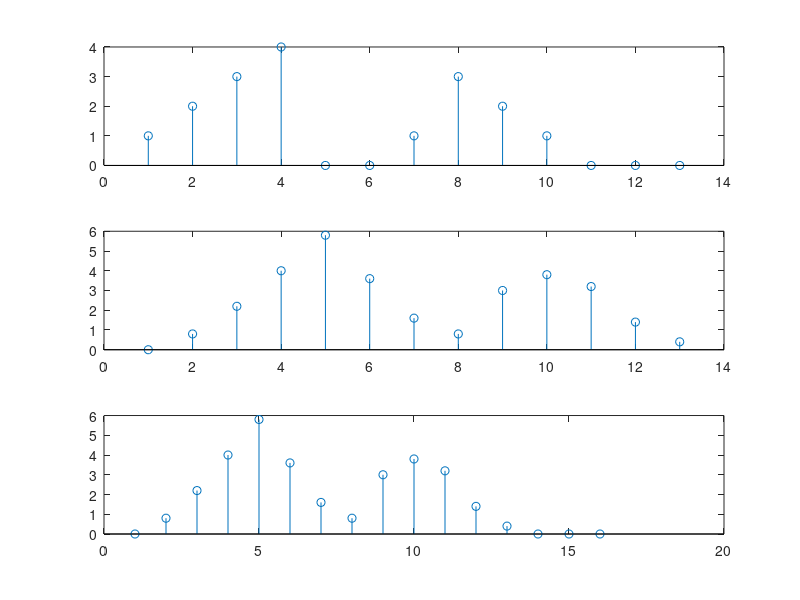
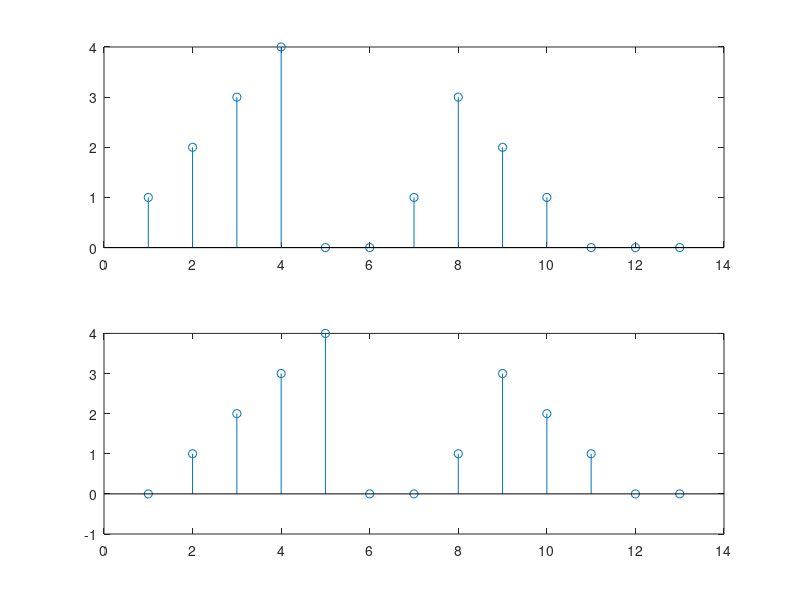

The MATLAB script that drew these images, in order:
clc;
clear;
figure(1);
x=[1 2 3 4 0 0 1 3 2 1 0 0 0];
A=1;
B=[0 0.8:-0.2:0.4];
y=filter(B,A,x);
subplot(3,1,1),stem(x);
subplot(3,1,2),stem(y);
h=[0 0.8 0.6 0.4];
y1=conv(x,h);
subplot(3,1,3),stem(y1);

figure(2);
A2 = [0.8:-0.2:0.4];
B2 = 1;
z = filter(B2, A2, y);
subplot(2,1,1), stem(x);
subplot(2,1,2), stem(z);